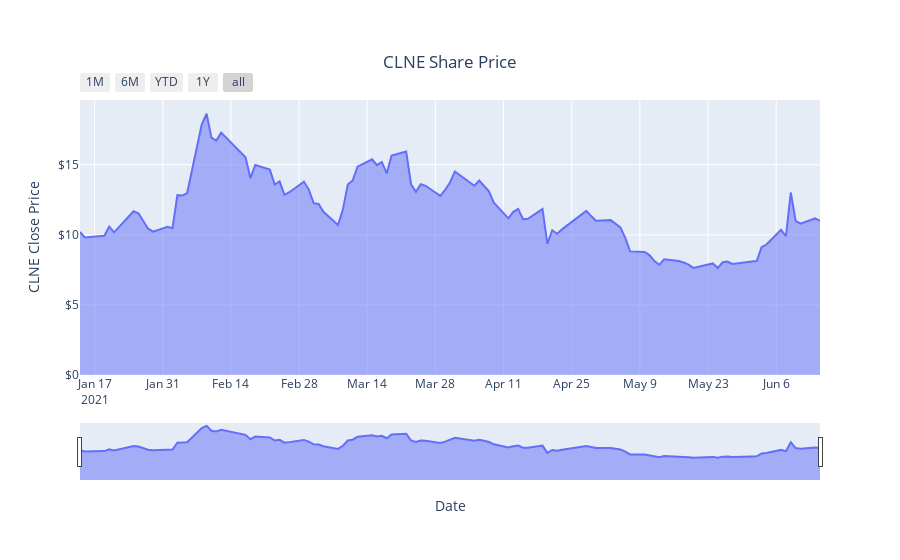

The notebook cell this image was saved under:
### Code cell
# Customized Area chart

CLNE_area = px.area(CLNE_close.CLNE, title = 'CLNE Share Price')

CLNE_area.update_xaxes(
    title_text = 'Date',
    rangeslider_visible = True,
    rangeselector = dict(
        buttons = list([
            dict(count = 1, label = '1M', step = 'month', stepmode = 'backward'),
            dict(count = 6, label = '6M', step = 'month', stepmode = 'backward'),
            dict(count = 1, label = 'YTD', step = 'year', stepmode = 'todate'),
            dict(count = 1, label = '1Y', step = 'year', stepmode = 'backward'),
            dict(step = 'all')])))

CLNE_area.update_yaxes(title_text = 'CLNE Close Price', tickprefix = '$')
CLNE_area.update_layout(showlegend = False,
    title = {
        'text': 'CLNE Share Price',
        'y':0.9,
        'x':0.5,
        'xanchor': 'center',
        'yanchor': 'top'})

CLNE_area.show()

### Figure 1 — Plotly figure (JSON) as saved in the notebook; plotly's stock layout.template omitted (floating-point values rounded to 4 significant figures)
{"data": [{"hovertemplate": "variable=CLNE<br>Date=%{x}<br>value=%{y}<extra></extra>", "legendgroup": "CLNE", "line": {"color": "#636efa"}, "mode": "lines", "name": "CLNE", "orientation": "v", "showlegend": true, "stackgroup": "1", "type": "scatter", "x": ["2021-01-14T00:00:00", "2021-01-15T00:00:00", "2021-01-19T00:00:00", "2021-01-20T00:00:00", "2021-01-21T00:00:00", "2021-01-22T00:00:00", "2021-01-25T00:00:00", "2021-01-26T00:00:00", "2021-01-27T00:00:00", "2021-01-28T00:00:00", "2021-01-29T00:00:00", "2021-02-01T00:00:00", "2021-02-02T00:00:00", "2021-02-03T00:00:00", "2021-02-04T00:00:00", "2021-02-05T00:00:00", "2021-02-08T00:00:00", "2021-02-09T00:00:00", "2021-02-10T00:00:00", "2021-02-11T00:00:00", "2021-02-12T00:00:00", "2021-02-16T00:00:00", "2021-02-17T00:00:00", "2021-02-18T00:00:00", "2021-02-19T00:00:00", "2021-02-22T00:00:00", "2021-02-23T00:00:00", "2021-02-24T00:00:00", "2021-02-25T00:00:00", "2021-02-26T00:00:00", "2021-03-01T00:00:00", "2021-03-02T00:00:00", "2021-03-03T00:00:00", "2021-03-04T00:00:00", "2021-03-05T00:00:00", "2021-03-08T00:00:00", "2021-03-09T00:00:00", "2021-03-10T00:00:00", "2021-03-11T00:00:00", "2021-03-12T00:00:00", "2021-03-15T00:00:00", "2021-03-16T00:00:00", "2021-03-17T00:00:00", "2021-03-18T00:00:00", "2021-03-19T00:00:00", "2021-03-22T00:00:00", "2021-03-23T00:00:00", "2021-03-24T00:00:00", "2021-03-25T00:00:00", "2021-03-26T00:00:00", "2021-03-29T00:00:00", "2021-03-30T00:00:00", "2021-03-31T00:00:00", "2021-04-01T00:00:00", "2021-04-05T00:00:00", "2021-04-06T00:00:00", "2021-04-07T00:00:00", "2021-04-08T00:00:00", "2021-04-09T00:00:00", "2021-04-12T00:00:00", "2021-04-13T00:00:00", "2021-04-14T00:00:00", "2021-04-15T00:00:00", "2021-04-16T00:00:00", "2021-04-19T00:00:00", "2021-04-20T00:00:00", "2021-04-21T00:00:00", "2021-04-22T00:00:00", "2021-04-23T00:00:00", "2021-04-26T00:00:00", "2021-04-27T00:00:00", "2021-04-28T00:00:00", "2021-04-29T00:00:00", "2021-04-30T00:00:00", "2021-05-03T00:00:00", "2021-05-04T00:00:00", "2021-05-05T00:00:00", "2021-05-06T00:00:00", "2021-05-07T00:00:00", "2021-05-10T00:00:00", "2021-05-11T00:00:00", "2021-05-12T00:00:00", "2021-05-13T00:00:00", "2021-05-14T00:00:00", "2021-05-17T00:00:00", "2021-05-18T00:00:00", "2021-05-19T00:00:00", "2021-05-20T00:00:00", "2021-05-21T00:00:00", "2021-05-24T00:00:00", "2021-05-25T00:00:00", "2021-05-26T00:00:00", "2021-05-27T00:00:00", "2021-05-28T00:00:00", "2021-06-01T00:00:00", "2021-06-02T00:00:00", "2021-06-03T00:00:00", "2021-06-04T00:00:00", "2021-06-07T00:00:00", "2021-06-08T00:00:00", "2021-06-09T00:00:00", "2021-06-10T00:00:00", "2021-06-11T00:00:00", "2021-06-14T00:00:00", "2021-06-15T00:00:00"], "xaxis": "x", "y": [10.21, 9.81, 9.94, 10.6, 10.18, 10.57, 11.68, 11.54, 11, 10.44, 10.23, 10.57, 10.47, 12.83, 12.8, 12.97, 17.87, 18.64, 16.94, 16.73, 17.29, 15.92, 15.54, 14.05, 14.98, 14.65, 13.59, 13.82, 12.85, 13.04, 13.8, 13.23, 12.26, 12.2, 11.64, 10.71, 11.8, 13.59, 13.88, 14.87, 15.39, 14.97, 15.2, 14.38, 15.66, 15.94, 13.61, 13.07, 13.61, 13.5, 12.78, 13.21, 13.74, 14.52, 13.5, 13.87, 13.52, 13.1, 12.29, 11.18, 11.64, 11.85, 11.12, 11.14, 11.84, 9.35, 10.33, 10.08, 10.39, 11.19, 11.44, 11.71, 11.34, 11, 11.05, 10.8, 10.53, 9.79, 8.82, 8.78, 8.54, 8.13, 7.87, 8.25, 8.13, 8.03, 7.87, 7.64, 7.73, 7.96, 7.63, 8.04, 8.09, 7.92, 8.1, 8.13, 9.12, 9.31, 10.36, 9.9, 13.02, 10.99, 10.8, 11.17, 11.01], "yaxis": "y"}], "layout": {"legend": {"title": {"text": "variable"}, "tracegroupgap": 0}, "showlegend": false, "title": {"text": "CLNE Share Price", "x": 0.5, "xanchor": "center", "y": 0.9, "yanchor": "top"}, "xaxis": {"anchor": "y", "domain": [0, 1], "rangeselector": {"buttons": [{"count": 1, "label": "1M", "step": "month", "stepmode": "backward"}, {"count": 6, "label": "6M", "step": "month", "stepmode": "backward"}, {"count": 1, "label": "YTD", "step": "year", "stepmode": "todate"}, {"count": 1, "label": "1Y", "step": "year", "stepmode": "backward"}, {"step": "all"}]}, "rangeslider": {"visible": true}, "title": {"text": "Date"}}, "yaxis": {"anchor": "x", "domain": [0, 1], "tickprefix": "$", "title": {"text": "CLNE Close Price"}}}}
